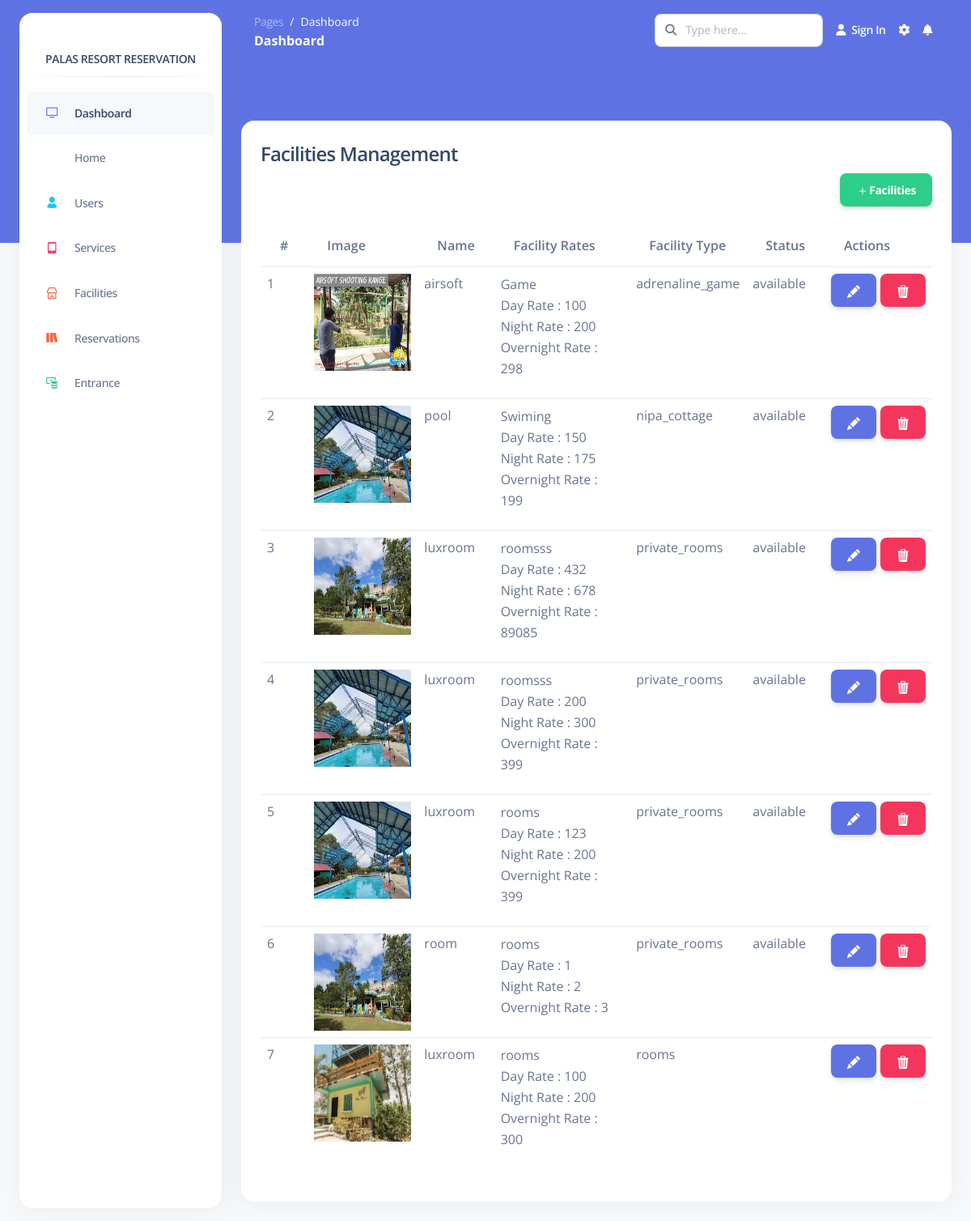
/Pages/admin/facilitiesMangement.php, run on an earlier commit of the app's database.
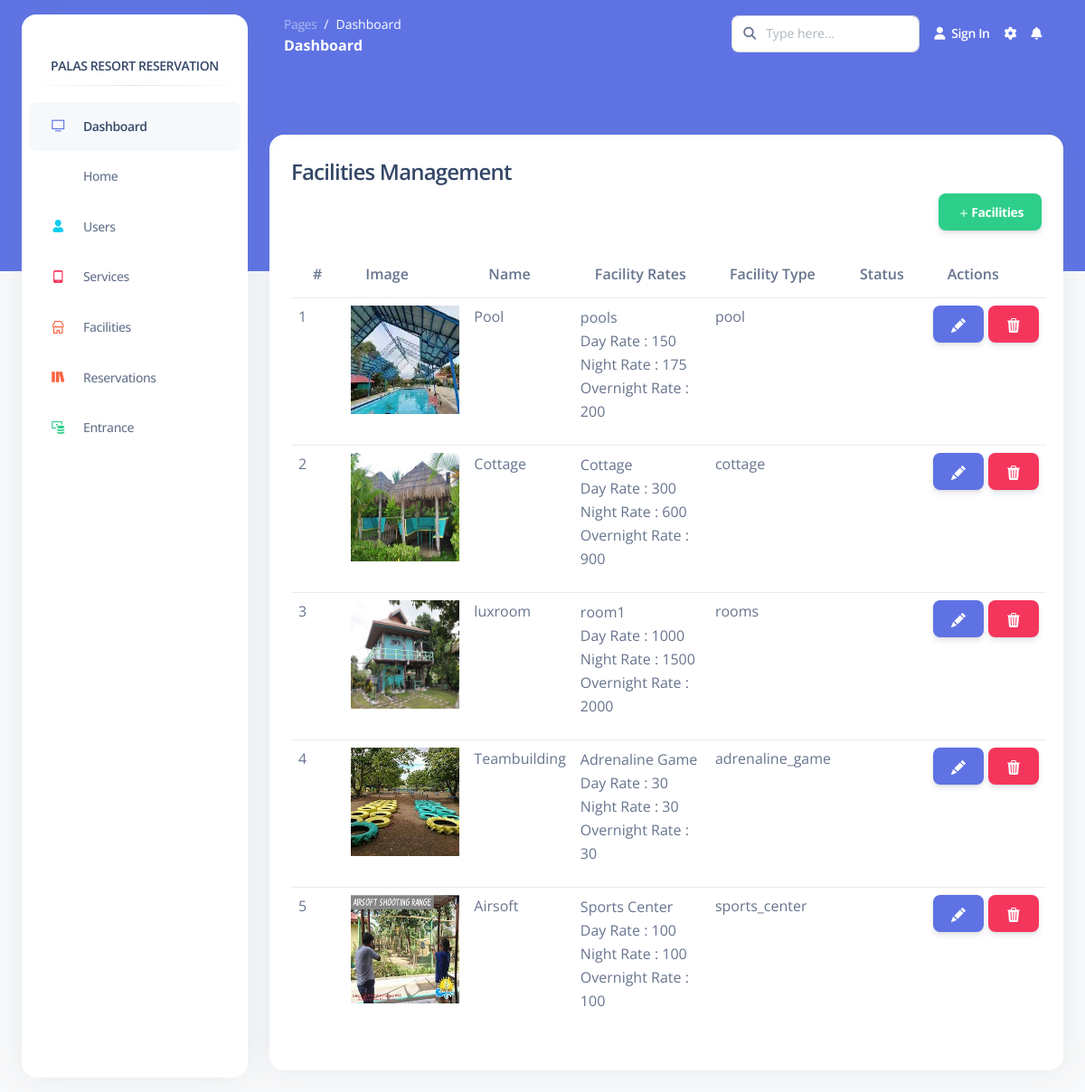
And on a later commit of the database.
### tables this page shows
CREATE TABLE `facilities` (
  `id` bigint(20) UNSIGNED NOT NULL,
  `name` varchar(255) NOT NULL,
  `description` varchar(255) NOT NULL,
  `image` varchar(255) NOT NULL,
  `day_rate` double NOT NULL,
  `night_rate` double NOT NULL,
  `overnigth_rate` double NOT NULL,
  `facility_type` varchar(255) NOT NULL,
  `status` varchar(255) NOT NULL
);

### Functions/InnovatechAPIFunctions.php (called while the page is built, shortened)
<?php
    class InnovatechAPIFunctions{
        private $servername='localhost';
        private $username='root';
        private $password='';
        private $dbname='palasresort';
        private $mysqli='';
        public function __construct(){
            $this->mysqli = new mysqli($this->servername,$this->username,$this->password,$this->dbname);
        }
        public function select($table,$rows="*",$where = null){
            if ($where != null) {
                $sql="SELECT $rows FROM $table WHERE $where";
            }else{
                $sql="SELECT $rows FROM $table";
            }
            $this->sql = $result = $this->mysqli->query($sql);
        }
    }
?>

### Pages/admin/facilitiesMangement.php (the view, shortened to what this page needs)
<?php include('page/head.php'); ?>
<?php include('page/sidebar.php'); ?>
<main class="main-content position-relative border-radius-lg ">
      <?php include('page/navigationbar.php'); ?>
        <div class="container-fluid py-4">
            <div class="card" style="margin-top:50px;">
              <div class="card-body">
                  <div class="card-title">
                    <h4 class="card-title">Facilities Management</h4>
                    <div class="d-flex flex-row-reverse">
                      <button type="button" class="btn btn-success" data-bs-toggle="modal" data-bs-target="#exampleModal">
                      <svg xmlns="http://www.w3.org/2000/svg" width="16" height="16" fill="currentColor" class="bi bi-plus" viewBox="0 0 16 16">
                        <path d="M8 4a.5.5 0 0 1 .5.5v3h3a.5.5 0 0 1 0 1h-3v3a.5.5 0 0 1-1 0v-3h-3a.5.5 0 0 1 0-1h3v-3A.5.5 0 0 1 8 4z"/>
                      </svg>Facilities
                    </button>
                    </div>
                  </div>
                  <table class="table table-hover">
                    <thead>
                      <tr >
                      <th scope="col">#</th>
                        <th scope="col">Image</th>
                        <th scope="col">Name</th>
                        <th scope="col">Facility Rates</th>
                        <th scope="col">Facility Type</th>
                        <th scope="col">Status</th>
                        <th scope="col">Actions</th>
                      </tr>
                    </thead>
                    <tbody>
                    <tbody>
                      <?php
                          include('../../Functions/InnovatechAPIFunctions.php');
                          $newAPIFunctions = new InnovatechAPIFunctions();
                          $newAPIFunctions->select("facilities","*");
                          $userLists = $newAPIFunctions->sql;
                          $index = 1;
                          while ($data = mysqli_fetch_assoc($userLists)){
                      ?>
                          <tr>
                              <td><?php echo $index; ?></td>
                              <td><img alt="Chania" width="120" height="120" src="./facilitiesimage/images/<?php echo $data['image']; ?>"></td>
                              <td><?php echo $data["name"]; ?></td>
                              <td class="text-wrap"><p> <?php echo $data["description"]." <br> Day Rate : ". $data["day_rate"]." <br> Night Rate : ". $data["night_rate"] . " <br> Overnight Rate : ". $data["overnigth_rate"]?></p></td>
                              <td><?php echo $data["facility_type"]; ?></td>
                              <td><?php echo $data["status"]; ?></td>
                              <td><button style="margin-right:5px;" type="button" class="btn btn-primary" id="edit" data-id="<?php echo $data['id']; ?>">
                            </button><button type="button" class="btn btn-danger" data-id="<?php echo $data['id']; ?>" id="delete"></button></td>
                          </tr>
                          <?php $index++; } ?>
                    </tbody>
                  </table>
              </div>
            </div>
        </div>
</main>
<?php include('page/scripts.php'); ?>

### Pages/admin/page/head.php (shortened to what this page needs)
<!DOCTYPE html>
<html lang="en">
<head>
  <link href="./assets/css/nucleo-icons.css" rel="stylesheet" />
  <link href="./assets/css/nucleo-svg.css" rel="stylesheet" />
  <link href="./assets/css/nucleo-svg.css" rel="stylesheet" />
  <link id="pagestyle" href="./assets/css/argon-dashboard.css?v=2.0.4" rel="stylesheet" />
</head>
<body class="g-sidenav-show   bg-gray-100">

### Pages/admin/page/sidebar.php (shortened to what this page needs)
<aside class="sidenav bg-white navbar navbar-vertical navbar-expand-xs border-0 border-radius-xl my-3 fixed-start ms-4 " id="sidenav-main">
    <div class="sidenav-header">
      <a class="navbar-brand m-0" href=" https://demos.creative-tim.com/argon-dashboard/pages/dashboard.html " target="_blank">
        <span class="ms-1 font-weight-bold"><center>PALAS RESORT RESERVATION</center></span>
      </a>
    </div>
    <hr class="horizontal dark mt-0">
    <div class="collapse navbar-collapse w-auto h-auto " id="sidenav-collapse-main">
      <ul class="navbar-nav">
        <li class="nav-item">
          <a class="nav-link active" href="index.php">
            <div class="icon icon-shape icon-sm border-radius-md text-center me-2 d-flex align-items-center justify-content-center">
              <i class="ni ni-tv-2 text-primary text-sm opacity-10"></i>
            </div>
            <span class="nav-link-text ms-1">Dashboard</span>
          </a>
        </li>
        <li class="nav-item">
          <a class="nav-link " href="../../index.php">
            <div class="icon icon-shape icon-sm border-radius-md text-center me-2 d-flex align-items-center justify-content-center">
            </div>
            <span class="nav-link-text ms-1">Home</span>
          </a>
        </li>
        <li class="nav-item">
          <a class="nav-link " href="userManagement.php">
            <div class="icon icon-shape icon-sm border-radius-md text-center me-2 d-flex align-items-center justify-content-center">
            <i class="ni ni-single-02 text-info text-sm opacity-10"></i>
            </div>
            <span class="nav-link-text ms-1">Users</span>
          </a>
        </li>
        <li class="nav-item">
          <a class="nav-link " href="serviceManagement.php">
            <div class="icon icon-shape icon-sm border-radius-md text-center me-2 d-flex align-items-center justify-content-center">
              <i class="ni ni-mobile-button text-danger text-sm opacity-10"></i>
            </div>
            <span class="nav-link-text ms-1">Services</span>
          </a>
        </li>
        <li class="nav-item">
          <a class="nav-link " href="facilitiesMangement.php">
            <div class="icon icon-shape icon-sm border-radius-md text-center me-2 d-flex align-items-center justify-content-center">
              <i class="ni ni-shop text-warning text-sm opacity-10"></i>
            </div>
            <span class="nav-link-text ms-1">Facilities</span>
          </a>
        </li>
        <li class="nav-item">
          <a class="nav-link " href="reservationManagement.php">
            <div class="icon icon-shape icon-sm border-radius-md text-center me-2 d-flex align-items-center justify-content-center">
              <i class="ni ni-books text-warning text-sm opacity-10"></i>
            </div>
            <span class="nav-link-text ms-1">Reservations</span>
          </a>
        </li>
        <li class="nav-item">
          <a class="nav-link " href="entranceManagement.php">
            <div class="icon icon-shape icon-sm border-radius-md text-center me-2 d-flex align-items-center justify-content-center">
              <i class="ni ni-money-coins text-success text-sm opacity-10"></i>
            </div>
            <span class="nav-link-text ms-1">Entrance</span>
          </a>
        </li>
      </ul>
    </div>
  </aside>

### Pages/admin/page/navigationbar.php (shortened to what this page needs)
<nav class="navbar navbar-main navbar-expand-lg px-0 mx-4 shadow-none border-radius-xl " id="navbarBlur" data-scroll="false">
      <div class="container-fluid py-1 px-3">
        <nav aria-label="breadcrumb">
          <ol class="breadcrumb bg-transparent mb-0 pb-0 pt-1 px-0 me-sm-6 me-5">
            <li class="breadcrumb-item text-sm"><a class="opacity-5 text-white" href="javascript:;">Pages</a></li>
            <li class="breadcrumb-item text-sm text-white active" aria-current="page">Dashboard</li>
          </ol>
          <h6 class="font-weight-bolder text-white mb-0">Dashboard</h6>
        </nav>
        <div class="collapse navbar-collapse mt-sm-0 mt-2 me-md-0 me-sm-4" id="navbar">
          <div class="ms-md-auto pe-md-3 d-flex align-items-center">
            <div class="input-group">
              <span class="input-group-text text-body"><i class="fas fa-search" aria-hidden="true"></i></span>
              <input type="text" class="form-control" placeholder="Type here...">
            </div>
          </div>
          <ul class="navbar-nav  justify-content-end">
            <li class="nav-item d-flex align-items-center">
              <a href="javascript:;" class="nav-link text-white font-weight-bold px-0">
                <i class="fa fa-user me-sm-1"></i>
                <span class="d-sm-inline d-none">Sign In</span>
              </a>
            </li>
            <li class="nav-item px-3 d-flex align-items-center">
              <a href="javascript:;" class="nav-link text-white p-0">
                <i class="fa fa-cog fixed-plugin-button-nav cursor-pointer"></i>
              </a>
            </li>
            <li class="nav-item dropdown pe-2 d-flex align-items-center">
              <a href="javascript:;" class="nav-link text-white p-0" id="dropdownMenuButton" data-bs-toggle="dropdown" aria-expanded="false">
                <i class="fa fa-bell cursor-pointer"></i>
              </a>
            </li>
          </ul>
        </div>
      </div>
    </nav>

### Pages/admin/page/scripts.php (shortened to what this page needs)
</body>
</html>

### Pages/admin/assets/css/nucleo-svg.css (style rules this page uses)
.icon { display: inline-block; color: #111111; height: 1em; width: 1em; }
.icon-sm { height: 0.8em; width: 0.8em; }
.icon { fill: currentColor; stroke: none; }

What changed in the data, as far as the page shows it:
removed facilities: image (picture), name "airsoft", description "Game", day_rate "100", night_rate "200", overnigth_rate "298", facility_type "adrenaline_game", status "available"
removed facilities: image (picture), name "pool", description "Swiming", day_rate "150", night_rate "175", overnigth_rate "199", facility_type "nipa_cottage", status "available"
removed facilities: image (picture), name "luxroom", description "roomsss", day_rate "432", night_rate "678", overnigth_rate "89085", facility_type "private_rooms", status "available"
removed facilities: image (picture), name "luxroom", description "roomsss", day_rate "200", night_rate "300", overnigth_rate "399", facility_type "private_rooms", status "available"
removed facilities: image (picture), name "luxroom", description "rooms", day_rate "123", night_rate "200", overnigth_rate "399", facility_type "private_rooms", status "available"
removed facilities: image (picture), name "room", description "rooms", day_rate "1", night_rate "2", overnigth_rate "3", facility_type "private_rooms", status "available"
removed facilities: image (picture), name "luxroom", description "rooms", day_rate "100", night_rate "200", overnigth_rate "300", facility_type "rooms"
added facilities: image (picture), name "Pool", description "pools", day_rate "150", night_rate "175", overnigth_rate "200", facility_type "pool"
added facilities: image (picture), name "Cottage", description "Cottage", day_rate "300", night_rate "600", overnigth_rate "900", facility_type "cottage"
added facilities: image (picture), name "luxroom", description "room1", day_rate "1000", night_rate "1500", overnigth_rate "2000", facility_type "rooms"
added facilities: image (picture), name "Teambuilding", description "Adrenaline Game", day_rate "30", night_rate "30", overnigth_rate "30", facility_type "adrenaline_game"
added facilities: image (picture), name "Airsoft", description "Sports Center", day_rate "100", night_rate "100", overnigth_rate "100", facility_type "sports_center"
